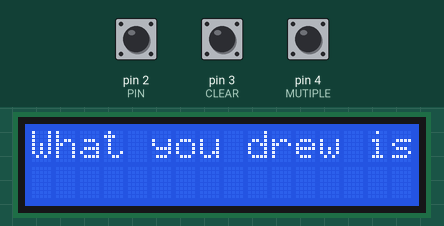
A sketch run on a simulated Arduino Uno, built with avr-gcc and run on an emulated ATmega328P. Shown: 16×2 character LCD. The test bench sets the inputs (shaded band); at power-on: pin 3 (CLEAR) HIGH, pin 2 (PIN) HIGH, pin 4 (MUTIPLE) HIGH. Random numbers use the default seed unless the sketch sets one.

Above: at 1.2 s.
1.3 s: pin 3 (CLEAR) pulled LOW for 3.2 s
At 2.2 s:
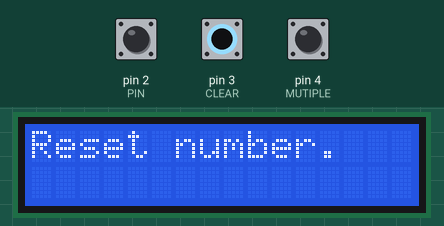
6.1 s: pin 2 (PIN) pulled LOW for 3.2 s
At 10.4 s:
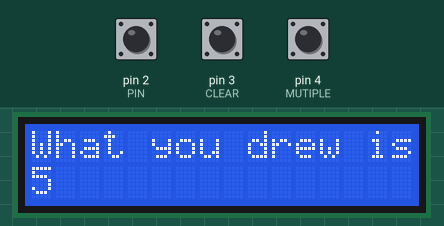
10.8 s: pin 4 (MUTIPLE) pulled LOW for 3.2 s
At 10.98 s:
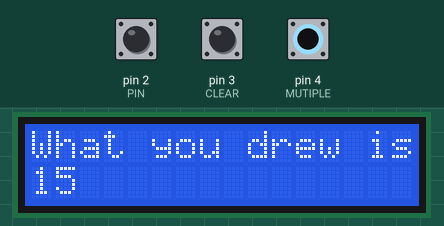
15.5 s: pin 2 (PIN) pulled LOW for 0.15 s
At 16.7 s:
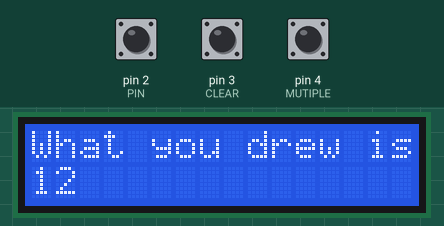
17.1 s: pin 4 (MUTIPLE) pulled LOW for 0.15 s
At 18.0 s:
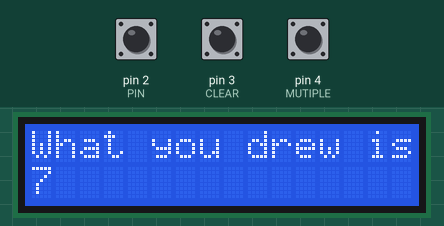
18.7 s: pin 2 (PIN) driven LOW and pin 4 (MUTIPLE) driven LOW
At 18.88 s:
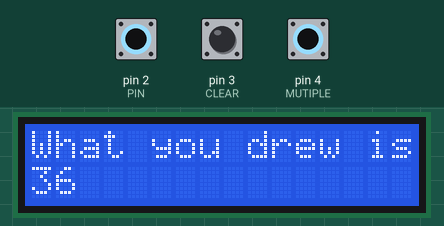
Timing chart, 0 to 21.7 s (numbered marks = the images above; inputs shaded):
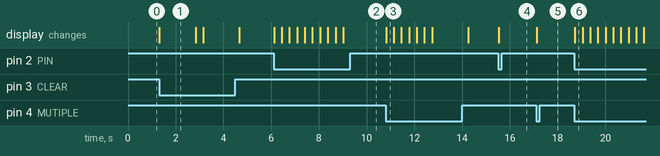

The sketch:

random_number.ino
```cpp
/*

Arduino_Randomly_Drawing_Numbers

Author : LukeTseng ( 鼓山高中 _ 電腦社社長 )
Date : 2024 / 03 / 12 初製作

Version : 1.0.6 版本 2024/05/18

Update : 修復 bug, 先按連續按鈕再按單號, 再按一次連續會導致顯示錯誤

*/

#include "LiquidCrystal_I2C.h" // 引入函式庫 : LCD 模組

#define PIN 2 // 腳位 2 為單號抽選按鈕
#define CLEAR 3 // 腳位 3 為清除畫面按鈕
#define MUTIPLE 4 // 腳位 4 為連續抽選按鈕 (照情況可連抽 5 ~ 6 號)

LiquidCrystal_I2C lcd(0x27,2,1,0,4,5,6,7,3,POSITIVE); // LCD 模組初始化

int x = 0; // 抽號結果 : 全域變數

int i = 0; // 連續抽選 : 全域變數 : 抽選多個號碼時兩數字間間隔所需的儲存資料型態的變數

bool switch_once = true; // 按鈕切換時執行的動作 : 全域變數 : 用於迴圈當中只需執行一次的代碼

int generated_numbers[38]; // 已經由亂數生成的隨機號碼先儲存至陣列當中
int generated_count = 0; // 確認已經抽選了幾次的號碼, 如果 >= 37 則重置所有號碼

int len(int n){      // len(int n) 為計算數字長度的函數, 用於連續抽選時判斷號碼長度, 以來取數字間間隔
    int length = 0;  // 初始化局域變數 length = 0
    while(n != 0){  // 如果 n != 0 則執行迴圈
        n /= 10; // 由於整數型態宣告, 所以使用除法時不會有除法, 只會有整數
        length++; // length 遞增 1
    }
    return length;  // 回傳 length 表示數字長度
}

int startup_init(int x){   // startup_init(int x) 為避免重複性代碼之函數, 主要是用於各抽號後的 LCD 訊息
  lcd.clear();
  lcd.setCursor(0, 0);
  lcd.print("What you drew is");
  lcd.setCursor(0, 1);
  lcd.print(x);
}

int normal_init(){   // normal_init(int x) 為避免重複性代碼之函數, 主要是用於各抽號的初始化 LCD 訊息
  lcd.clear();
  lcd.setCursor(0, 0);
  lcd.print("What you drew is");
}

int button_init(){
  switch_once = true;
  lcd.clear();
  lcd.setCursor(0, 0);
  lcd.print("Reset number.");
  delay(1500);
  generated_count = 0;
  i=0;
  normal_init();
  delay(300);
}

void setup() {
    // 初始化LCD螢幕
    lcd.begin(16, 2); // 像素格 16 x 2
    lcd.setBacklight(255); // 將 LCD 背光調整到最高 255

    // 初始化輸入腳位, 使用 for 迴圈迭代, 遍歷方式初始化從 PIN 腳位到 MUTIPLE 腳位
    for (int pin = PIN; pin <= MUTIPLE; pin++) {
        pinMode(pin, INPUT);
        digitalWrite(pin, HIGH);
    }

    // 初始化隨機數種子 : 此為自訂函數, 非官方函數
    initializeRandomSeed();

    // LCD 初始化訊息 : normal_init() 函數呼叫
    normal_init();
}

void loop() {

  if (digitalRead(PIN) == LOW) { // 判斷如果讀取 PIN 腳位的電位是低電位的話則進行單號抽選
    switch_once = true;
    if (generated_count >= 37){ // 判斷如果 generated_count >= 37 則重置所有號碼 (放在裡面是因為在外面的話抽到第 37 次則會直接將第 37 次的號碼刷掉, 為了實用性, 再按一次按鈕才能將它刷掉)
      lcd.clear(); // 清空先前的 LCD 面板之訊息
      lcd.setCursor(0, 0); // 表示 LCD 所顯示之位置 (0, 0) 第一行
      lcd.print("Number is run ou"); // 在 LCD 上印出文字 "Number is run ou" ( 由於面板為 16 x 2 第一行只輸出這樣 )
      lcd.setCursor(0, 1); // 表示 LCD 所顯示之位置 (0, 1) 第二行
      lcd.print("t of, Reset num"); // 在 LCD 上印出文字 "t of, Reset num"
      generated_count = 0; // 初始化 generated_count 變數為 0
      for (int i; i <= 37;i++){ // 使用 for 迴圈迭代, 從 i = 0 遍歷到 i = 37
        generated_numbers[i] = 0; // 初始化陣列值 generated_numbers[i] (0 ~ 37)
      }
      delay(1000); // 延時 1 秒繼續
      normal_init();
    }
    do {
      x = random(1, 38); // 進行隨機亂數抽選
    } while (check_object(x)); // 放入函數 check_object(x) 判斷該亂數是否出現在 generated_numbers[] 陣列當中, 有的話就重新抽直到不重複為止
    generated_numbers[generated_count] = x; // 將亂數產生的數字放入已生成的亂數陣列 generated_numbers[] 當中
    generated_count++; // generated_count ++, 遞增 1 表示又多一個不重複亂數

    insertion_sort(generated_numbers, generated_count);

    startup_init(x); // 呼叫 startup_init(x) 函數, 進行訊息初始化
    delay(300); // 延時 0.3 秒後繼續
  }

  if (digitalRead(MUTIPLE) == LOW) { // 判斷如果讀取 MUTIPLE 腳位的電位是低電位的話則進行多號抽選
    if (switch_once == true){
      lcd.clear();
      generated_count = 0;
      i=0;
      switch_once = false;
    }
    do {
      x = random(1, 38); // 進行隨機亂數抽選
    } while (check_object(x)); // 放入函數 check_object(x) 判斷該亂數是否出現在 generated_numbers[] 陣列當中, 有的話就重新抽直到不重複為止
    generated_numbers[generated_count] = x; // 將亂數產生的數字放入已生成的亂數陣列 generated_numbers[] 當中
    generated_count++; // generated_count ++, 遞增 1 表示又多一個不重複亂數

    insertion_sort(generated_numbers, generated_count);

    lcd.setCursor(0, 0);
    lcd.print("What you drew is");
    lcd.setCursor(i, 1);
    if (len(x)==1){
      i=i+2;
    }
    else if (len(x)==2){
      i=i+3;
    }
    if (i > 16){
      button_init();
    }
    lcd.print(x);
    delay(300);
  }

  if (digitalRead(CLEAR) == LOW) {
    button_init();
  }
}

bool check_object(int num) {
  // 內部搜尋使用二分搜尋演算法 : 因為 Arduino 本身效能使用線性搜尋會當機
  int left = 0;
  int right = generated_count - 1;

  while (left <= right) {
    int mid = left + (right - left) / 2;

    if (generated_numbers[mid] == num) {
      return true;
    }
    else if (generated_numbers[mid] < num) {
      left = mid + 1;
    }
    else {
      right = mid - 1;
    }
  }

  return false;
}

void insertion_sort(int arr[], int n) { // 插入排序法, 使用二分搜尋演算法前必須要經過"排序"
  int i, key, j;
  for (i = 1; i < n; i++) {
    key = arr[i];
    j = i - 1;
    while (j >= 0 && arr[j] > key) {
      arr[j + 1] = arr[j];
      j = j - 1;
    }
    arr[j + 1] = key;
  }
}

// 初始化隨機數種子
void initializeRandomSeed() {
  // 使用多個 analog pin 值和 millis() 生成種子
  int seed = 0;

  // 用不同的 analog pin 值來組合種子
  for (int pin = 0; pin < 3; pin++) {
    seed += analogRead(pin);
  }

  // 使用當前時間 millis() 混合種子
  seed ^= millis();

  // 設定 randomSeed() 使用生成的種子
  randomSeed(seed);
}
```

Measured:
- after the input at 1.3 s, the display: changes at once (image 1)
- after the input at 6.1 s, the display: first changes at once (image 2 shows a later state)
- after the input at 10.8 s, the display: changes at once (image 3)
- after the input at 15.5 s, the display: changes at once (image 4)
- after the input at 17.1 s, the display: changes at once (image 5)
- after the input at 18.7 s, the display: changes at once (image 6)
- what the display in image 1 shows lasts 1.5 s, from 1.3 s to 2.8 s
